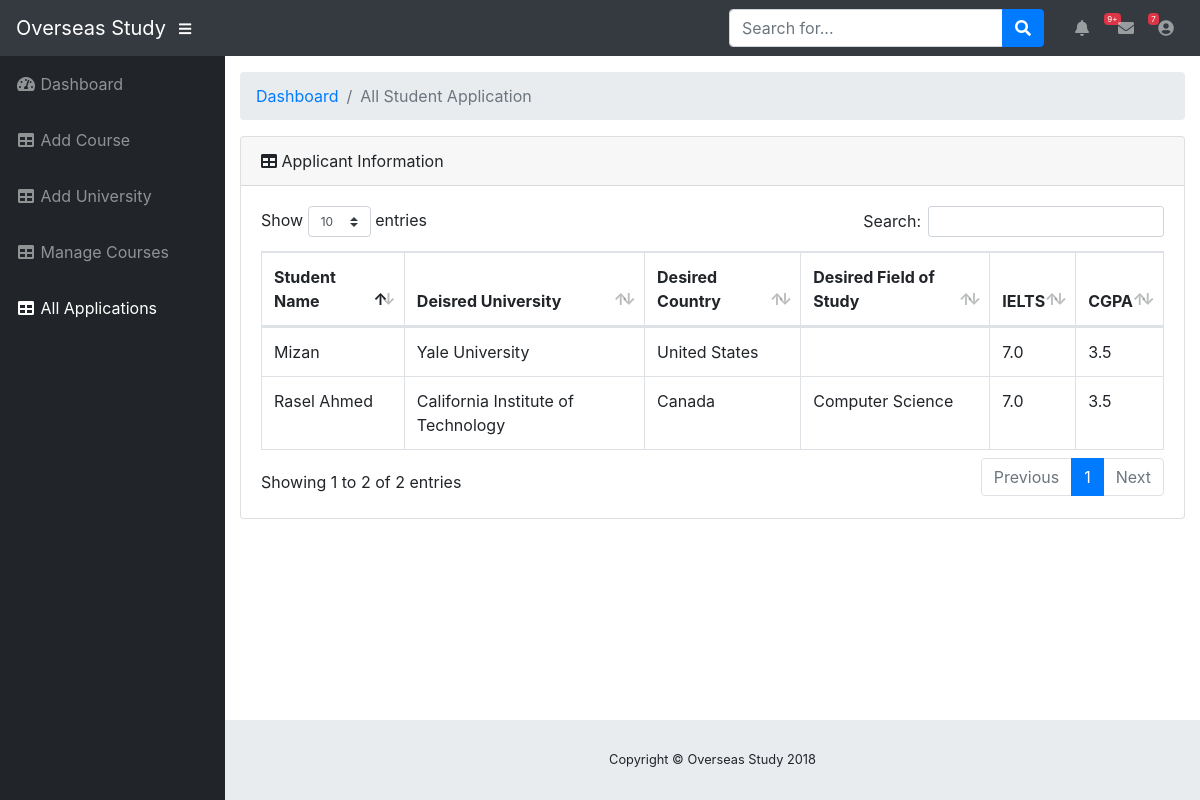
Screenshot of /admin/studentApplication.php with the database file from the repository.
### tables this page shows
CREATE TABLE `student_info` (
  `studentId` int(11) NOT NULL,
  `name` varchar(100) NOT NULL,
  `email` varchar(100) NOT NULL,
  `universityName` varchar(100) NOT NULL,
  `programType` varchar(100) NOT NULL,
  `fieldOfStudy` varchar(100) NOT NULL,
  `country` varchar(100) NOT NULL,
  `lastInstitution` varchar(100) NOT NULL,
  `lastDegree` varchar(100) NOT NULL,
  `studentCgpa` varchar(5) NOT NULL,
  `cgpaScale` int(2) NOT NULL,
  `studentIelts` varchar(10) NOT NULL,
  `studentGre` int(50) NOT NULL,
  `updatedAt` timestamp NOT NULL DEFAULT CURRENT_TIMESTAMP ON UPDATE CURRENT_TIMESTAMP
);

### admin/studentApplication.php (the view, shortened to what this page needs)
<!DOCTYPE html>
<html lang="en">
  <head>
    <link href="vendor/bootstrap/css/bootstrap.min.css" rel="stylesheet">
    <link href="vendor/fontawesome-free/css/all.min.css" rel="stylesheet" type="text/css">
    <link href="vendor/datatables/dataTables.bootstrap4.css" rel="stylesheet">
    <link href="css/sb-admin.css" rel="stylesheet">
  </head>
  <body id="page-top">
    <nav class="navbar navbar-expand navbar-dark bg-dark static-top">
      <a class="navbar-brand mr-1" href="index.html">Overseas Study</a>
      <button class="btn btn-link btn-sm text-white order-1 order-sm-0" id="sidebarToggle" href="#">
        <i class="fas fa-bars"></i>
      </button>
      <form class="d-none d-md-inline-block form-inline ml-auto mr-0 mr-md-3 my-2 my-md-0">
        <div class="input-group">
          <input type="text" class="form-control" placeholder="Search for..." aria-label="Search" aria-describedby="basic-addon2">
          <div class="input-group-append">
            <button class="btn btn-primary" type="button">
              <i class="fas fa-search"></i>
            </button>
          </div>
        </div>
      </form>
      <ul class="navbar-nav ml-auto ml-md-0">
        <li class="nav-item dropdown no-arrow mx-1">
          <a class="nav-link dropdown-toggle" href="#" id="alertsDropdown" role="button" data-toggle="dropdown" aria-haspopup="true" aria-expanded="false">
            <i class="fas fa-bell fa-fw"></i>
            <span class="badge badge-danger">9+</span>
          </a>
        </li>
        <li class="nav-item dropdown no-arrow mx-1">
          <a class="nav-link dropdown-toggle" href="#" id="messagesDropdown" role="button" data-toggle="dropdown" aria-haspopup="true" aria-expanded="false">
            <i class="fas fa-envelope fa-fw"></i>
            <span class="badge badge-danger">7</span>
          </a>
        </li>
        <li class="nav-item dropdown no-arrow">
          <a class="nav-link dropdown-toggle" href="#" id="userDropdown" role="button" data-toggle="dropdown" aria-haspopup="true" aria-expanded="false">
            <i class="fas fa-user-circle fa-fw"></i>
          </a>
        </li>
      </ul>
    </nav>
    <div id="wrapper">
      <ul class="sidebar navbar-nav">
        <li class="nav-item ">
          <a class="nav-link" href="home.php">
            <i class="fas fa-fw fa-tachometer-alt"></i>
            <span>Dashboard</span>
          </a>
        </li>
        <li class="nav-item">
          <a class="nav-link" href="addCourse.php">
            <i class="fas fa-fw fa-table"></i>
            <span>Add Course</span></a>
        </li>
         <li class="nav-item">
          <a class="nav-link" href="#">
            <i class="fas fa-fw fa-table"></i>
            <span>Add University</span></a>
        </li>
        <li class="nav-item">
          <a class="nav-link" href="manageCourse.php">
            <i class="fas fa-fw fa-table"></i>
            <span>Manage Courses</span></a>
        </li>
        <li class="nav-item active">
          <a class="nav-link" href="#">
            <i class="fas fa-fw fa-table"></i>
            <span>All Applications</span></a>
        </li>
      </ul>
      <div id="content-wrapper">
        <div class="container-fluid">
          <ol class="breadcrumb">
            <li class="breadcrumb-item">
              <a href="#">Dashboard</a>
            </li>
            <li class="breadcrumb-item active">All Student Application</li>
          </ol>
          <div class="card mb-3">
            <div class="card-header">
              <i class="fas fa-table"></i>
              Applicant Information</div>
            <div class="card-body">
              <div class="table-responsive">
                <table class="table table-bordered" id="dataTable" width="100%" cellspacing="0">
                  <thead>
                    <tr>
                      <th>Student Name</th>
                      <th>Deisred University</th>
                      <th>Desired Country</th>
                      <th>Desired Field of Study</th>
                      <th>IELTS</th>
                      <th>CGPA</th>
                    </tr>
                  </thead>
                  <tbody>
                    <?php
                    $serverName = "localhost";
                    $dbUserName = "root";
                    $dbPassword = "";
                    $dbName = "study";
                    $db = new mysqli($serverName, $dbUserName, $dbPassword, $dbName);
                    $courses = "SELECT * FROM student_info WHERE 1";
                      foreach($db->query($courses) as $course){
                      ?>
                    <tr>
                      <td><?php echo $course['name'] ?></td>
                      <td><?php echo $course['universityName'] ?></td>
                      <td><?php echo $course['country'] ?></td>
                      <td><?php echo $course['fieldOfStudy'] ?></td>
                      <td><?php echo $course['studentIelts'] ?></td>
                      <td><?php echo $course['studentCgpa'] ?></td>
                    </tr>
                    <?php } ?>
                  </tbody>
                </table>
              </div>
            </div>
          </div>
        </div>
        <footer class="sticky-footer">
          <div class="container my-auto">
            <div class="copyright text-center my-auto">
              <span>Copyright © Overseas Study 2018</span>
            </div>
          </div>
        </footer>
      </div>
    </div>
  </body>
</html>

### admin/css/sb-admin.css (style rules this page uses)
html { position: relative; min-height: 100%; }
body { height: 100%; }
#wrapper { display: -webkit-box; display: -ms-flexbox; display: flex; }
#wrapper #content-wrapper { overflow-x: hidden; width: 100%; padding-top: 1rem; padding-bottom: 80px; }
.navbar-nav .nav-item.active .nav-link { color: #fff; }
.navbar-nav .nav-item.dropdown .dropdown-toggle::after { width: 1rem; text-align: center; float: right; vertical-align: 0; border: 0; font-weight: 900; content: '\f105'; font-family: 'Font Awesome 5 Free'; }
.navbar-nav .nav-item.dropdown.no-arrow .dropdown-toggle::after { display: none; }
.navbar-nav .nav-item .nav-link .badge { position: absolute; margin-left: 0.75rem; top: 0.3rem; font-weight: 400; font-size: 0.5rem; }
.sidebar { width: 90px !important; background-color: #212529; min-height: calc(100vh - 56px); }
.sidebar .nav-item:last-child { margin-bottom: 1rem; }
.sidebar .nav-item .nav-link { text-align: center; padding: 0.75rem 1rem; width: 90px; }
.sidebar .nav-item .nav-link span { font-size: 0.65rem; display: block; }
.sidebar .nav-item .nav-link { color: rgba(255, 255, 255, 0.5); }
@media (min-width: 768px) { .sidebar { width: 225px !important; } }
@media (min-width: 768px) { .sidebar .nav-item .nav-link { display: block; width: 100%; text-align: left; padding: 1rem; width: 225px; } }
@media (min-width: 768px) { .sidebar .nav-item .nav-link span { font-size: 1rem; display: inline; } }
:root { --input-padding-x: 0.75rem; --input-padding-y: 0.75rem; }
footer.sticky-footer { display: -webkit-box; display: -ms-flexbox; display: flex; position: absolute; right: 0; bottom: 0; width: calc(100% - 90px); height: 80px; background-color: #e9ecef; }
footer.sticky-footer .copyright { line-height: 1; font-size: 0.8rem; }
@media (min-width: 768px) { footer.sticky-footer { width: calc(100% - 225px); } }

### rows the page displays
student_info: name "Rasel Ahmed", universityName "California Institute of Technology", country "Canada", fieldOfStudy "Computer Science", studentIelts "7.0", studentCgpa "3.5"
student_info: name "Mizan", universityName "Yale University", country "United States", studentIelts "7.0", studentCgpa "3.5"
